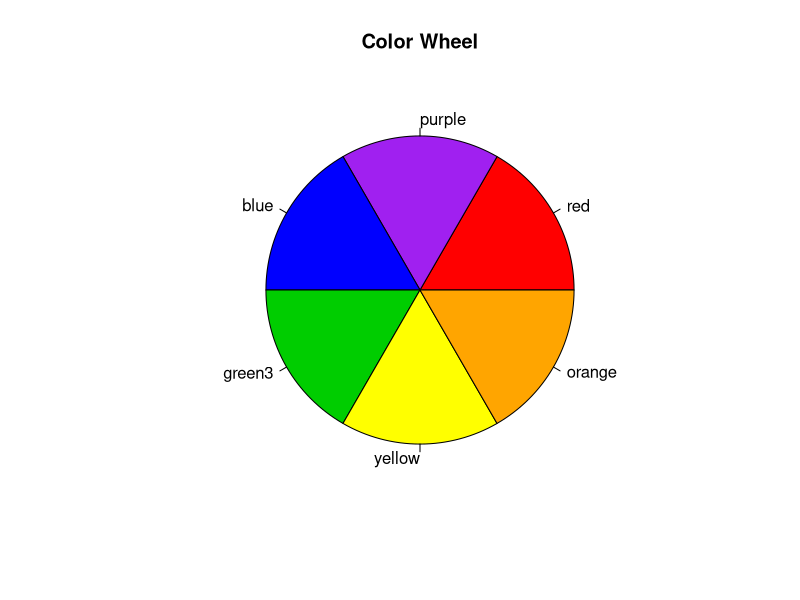
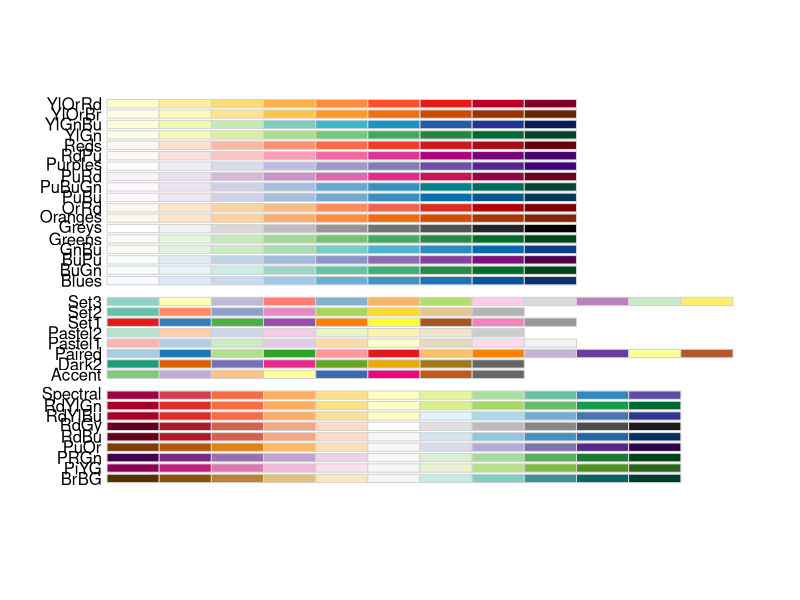
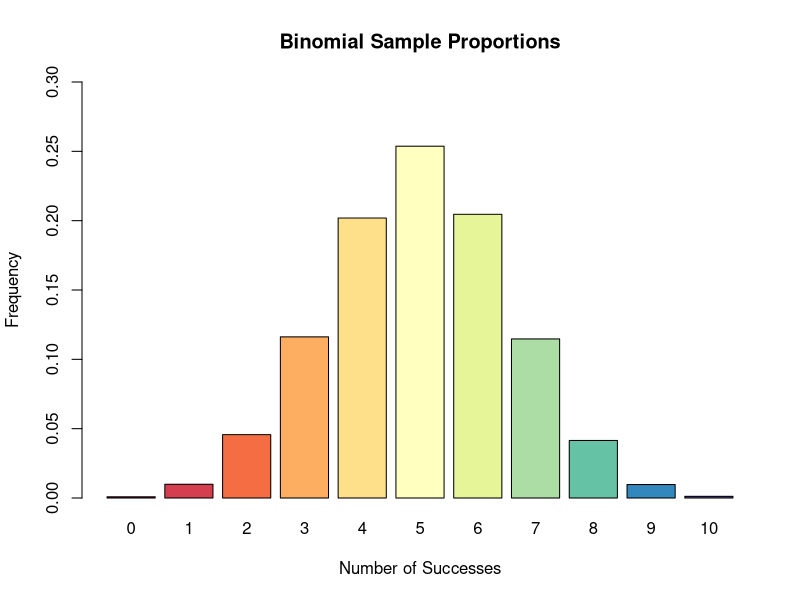
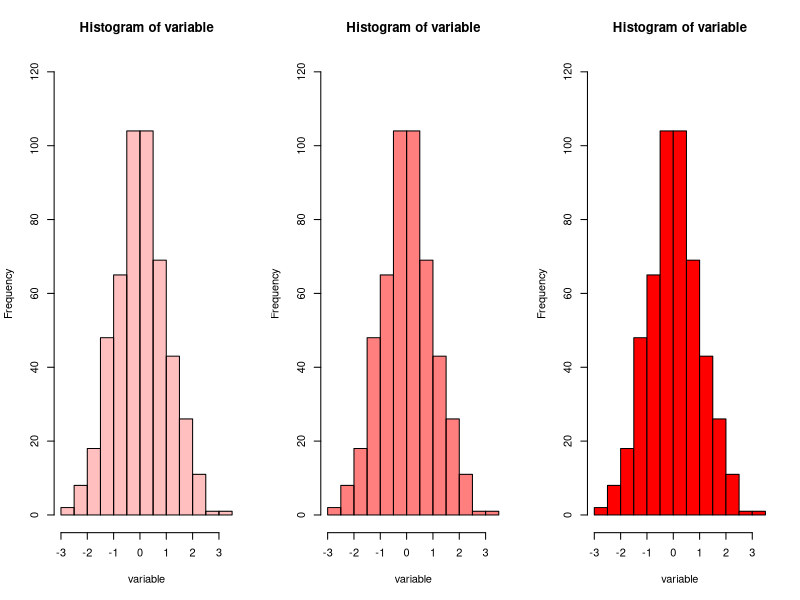
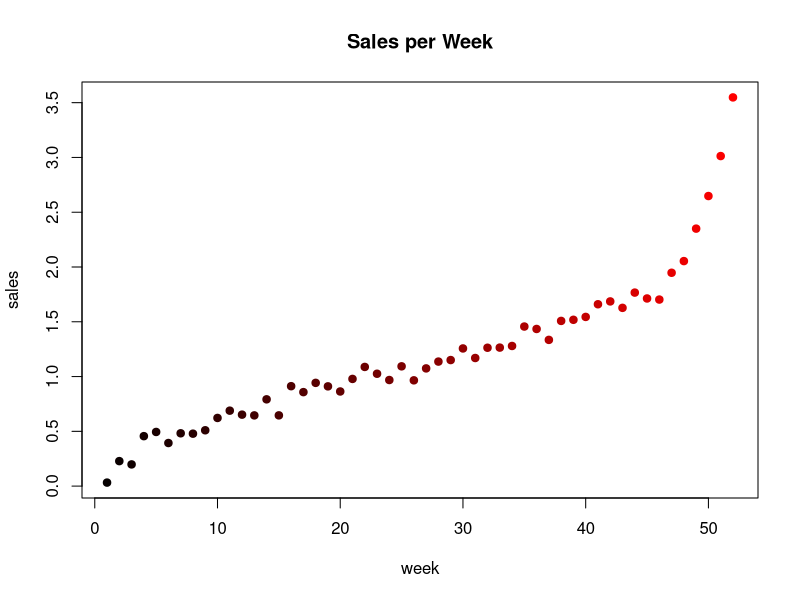
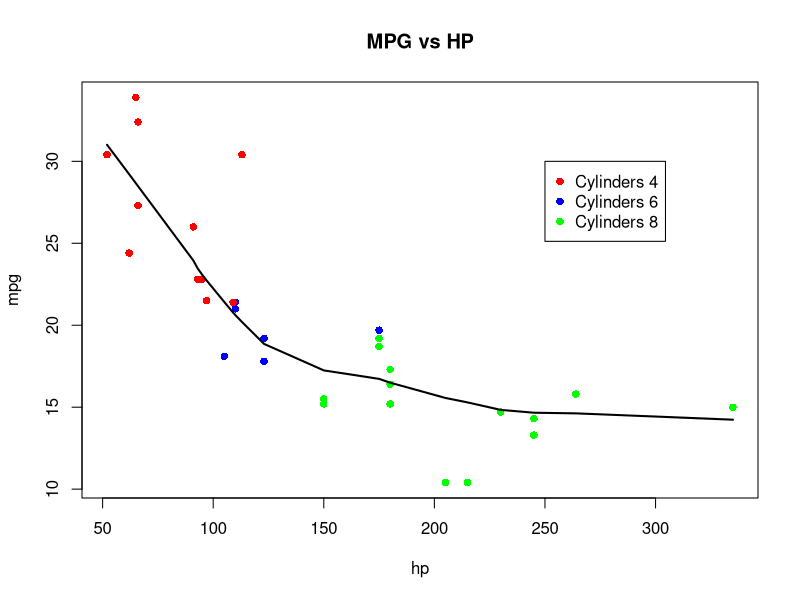
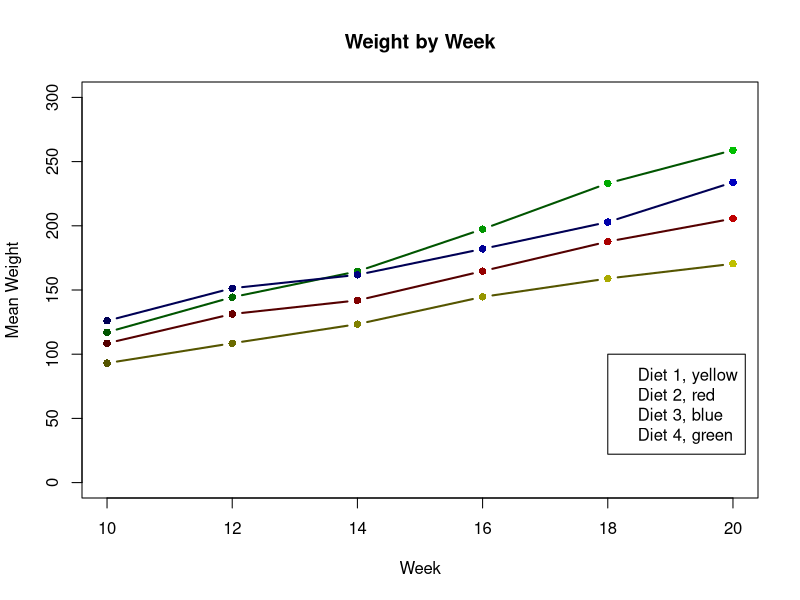
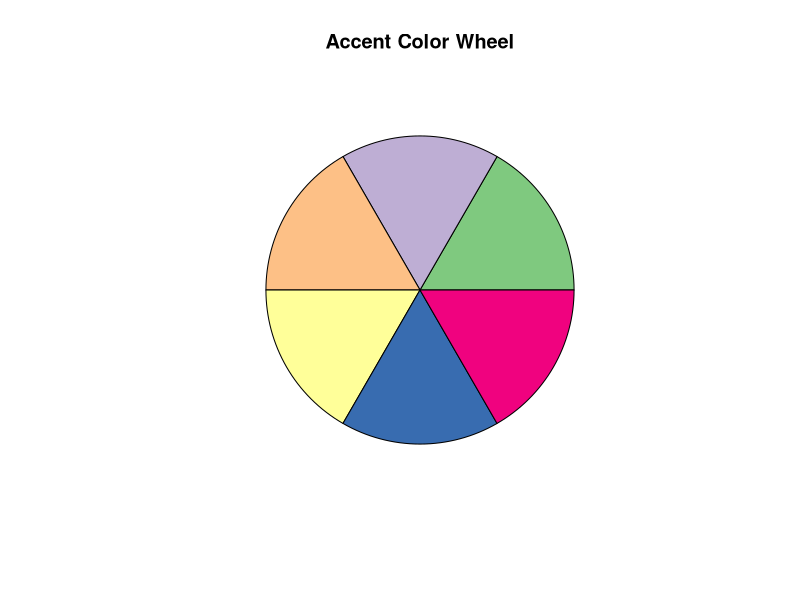

These charts were generated, in order, by the following R code:
color <- colors()


color <- palette("default")
palette(c("red", "purple", "blue", "green3", "yellow", "orange"))
color <- palette(c("red", "purple", "blue", "green3", "yellow", "orange"))
pie(rep(1, 6), labels = c(color[1:6]), col = c(color[1:6]), main = "Color Wheel")

if (!require("RColorBrewer")) {
	install.packages("RColorBrewer")
	library(RColorBrewer)
}
display.brewer.all()

require("RColorBrewer")
set.seed(123)
sample <- table(rbinom(10000, 10, 0.5)) / 10000
successes <- (seq(0, 10))
barplot(sample, main = "Binomial Sample Proportions", ylab = "Frequency",
	ylim = c(0, 0.3), xlab = "Number of Successes", names.arg = c(factor(seq(0, 10))),
	col = c(brewer.pal(11, "Spectral")))

set.seed(123)
variable <- rnorm(500, mean = 0, sd = 1)
par(mfrow = c(1, 3))
hist(variable, ylim = c(0, 120), col = rgb(1, 0, 0, 0.25))
hist(variable, ylim = c(0, 120), col = rgb(1, 0, 0, 0.5))
hist(variable, ylim = c(0, 120), col = rgb(1, 0, 0))
par(mfrow = c(1, 1))


sales <- c(0.70, 0.74, 0.64, 0.39, 0.70, 2.20, 1.98, 0.64, 1.22, 0.20, 1.64, 1.02, 2.95,
	0.90, 1.76, 1.00, 1.05, 0.10, 3.45, 1.56, 1.62, 1.83, 0.99, 1.56, 0.40, 1.28,
	0.83, 1.24, 0.54, 1.44, 0.92, 1.00, 0.79, 0.79, 1.54, 1.00, 2.24, 2.50, 1.79,
	1.25, 1.49, 0.84, 1.42, 1.00, 1.25, 1.42, 1.15, 0.93, 0.40, 1.39, 0.30, 0.35)

sales <- jitter(sort(sales, decreasing = FALSE), 75)
week <- seq(1:length(sales))
c <- week / length(week) # This is a use-defined function that specifies a proportion.
coly <- rgb(c, 0, 0) # This assigns a color to each week.
plot(week, sales, col = coly, pch = 19, cex = 1, main = "Sales per Week")


data(mtcars)
col.list <- numeric(0)
cylinders <- factor(mtcars$cyl)
hp <- mtcars$hp
mpg <- mtcars$mpg
color <- c("red", "blue", "green")
col.list[cylinders == "4"] <- 1 # Denotes "red" from the palette.
col.list[cylinders == "6"] <- 2 # Denotes "blue" from the palette.
col.list[cylinders == "8"] <- 3 # Denotes "green" from the palette.
plot(hp, mpg, pch = 16, col = c(color[col.list]), main = "MPG vs HP")
legend(x = 250, y = 30, legend = paste("Cylinders", seq(4, 8, 2)),
	col = c(color), pch = 16)
lines(lowess(mtcars$hp, mtcars$mpg, 0.5), lwd = 2)


data(ChickWeight)
m.weight <- aggregate(weight ~ Time + Diet, data = ChickWeight, mean)
m.weight <- subset(m.weight, (Time >= 10) & (Time <= 20))
time <- m.weight$Time
weight <- m.weight$weight
diet <- m.weight$Diet
c <- seq(8, 20, 2) / 24 # creates color variation by week using rgb()
plot(time[diet == "1"], weight[diet == "1"], type = "b", ylim = c(0, 300), pch = 16,
xlab = "Week", ylab = "Mean Weight", main = "Weight by Week", col = rgb(c, c, 0), lwd = 2)
lines(time[diet == "2"], weight[diet == "2"], type = 'b', col = rgb(c, 0, + 0), pch = 16, lwd = 2)
lines(time[diet == "3"], weight[diet == "3"], type = 'b', col = rgb(0, c, + 0), pch = 16, lwd = 2)
lines(time[diet == "4"], weight[diet == "4"], type = 'b', col = rgb(0, 0, + c), pch = 16, lwd = 2)
legend(x = 18, y = 100, legend = paste(c("Diet 1, yellow", "Diet 2, red",
	"Diet 3, blue", "Diet 4, green")))

# 1. Use RColorBrewer and six colors from the Accent scheme to produce a pie chart with equal area slices. 
# This will require use of brewer.pal().

pie(rep(1, 6), labels = "", col = c(brewer.pal(6, "Accent")), main = "Accent Color Wheel")

# 2. Use set.seed(123) and rnorm(100, 100, sd = 1.5) to generate six random samples. 
# Use the color scheme from(1) above to produce six side - by - side boxplots.

set.seed(123)
sample <- rnorm(100, 100, 1.5)

barplot(head(sample, 6), main = "Accent Color Bars",
	col = c(brewer.pal(6, "Accent")))

# 3. Produce six histograms using the samples from(2) . 
# Color each with a different color from the palette(c("red", "purple", "blue", "green3", "yellow", "orange")).

palette(c("red", "purple", "blue", "green3", "yellow", "orange"))
par(mfrow = c(2, 3))
hist(sample, ylim = c(0, 120), col = "red")
hist(sample, ylim = c(0, 120), col = "purple")
hist(sample, ylim = c(0, 120), col = "blue")
hist(sample, ylim = c(0, 120), col = "green3")
hist(sample, ylim = c(0, 120), col = "yellow")
hist(sample, ylim = c(0, 120), col = "orange")
par(mfrow = c(1, 1))

# 4. Use col2rgb() and determine the rgb() representation for
#	the six colors in the palette used in (3) above. Convert the rgb codes into hex codes.

rgbcols <- sapply(c("red", "purple", "blue", "green3", "yellow", "orange"), col2rgb)

apply(rgbcols, 2, FUN = function(x) {
	return(rgb(x[1], x[2], x[3], max = 255))
})

